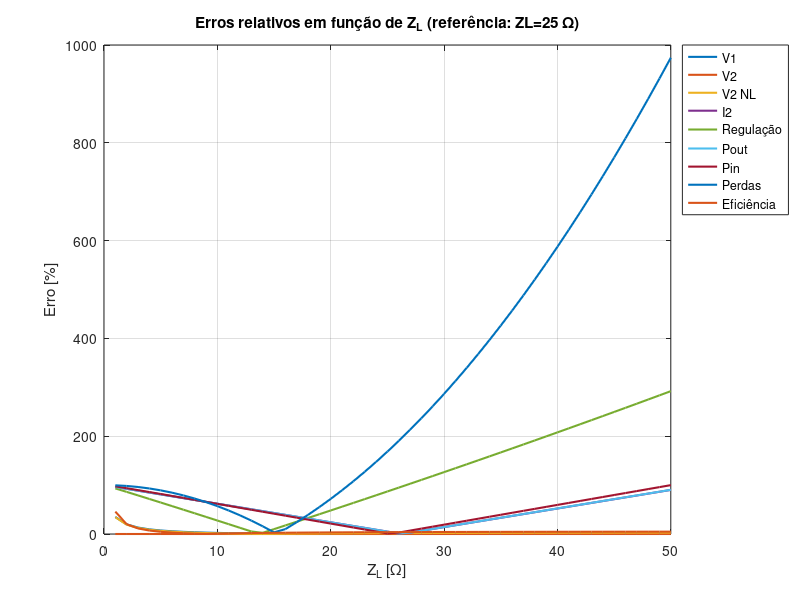

Reproduce this figure in MATLAB.
clc; clear; close all;

% =================== Dados do Transformador ===================
f = 60;                 
w = 2*pi*f;

% Valores conhecidos
R1 = 0.95;
L1 = 1.53e-3;   % fixo em 1.53 mH

% Constante de transformação
k = (127/220)^2;
alpha = sqrt(3) - 1;

Rm = 1861.54;
Lm = 3.62;              % H

% =================== Tensões Nominais ===================
V2L = 127;       % tensão secundária nominal (linha)

% =================== Faixa de carga a analisar ===================
ZL_range = 1:50;   % de 1 a 200 ohms, passo 1

% =================== Valores MEDIDOS (referência ZL=25 Ω) ===================
V1_med      = 227; 
V2_NL_med   = 132;
V2L_med     = 127;
I2_med      = 4.83;
Regula_med  = 3.94;
PO_med      = 614;
Pin_med     = 652;
Pperdas_med = 38;
efic_med    = 94.17;

% =================== Pré-alocação ===================
erro_V1      = zeros(size(ZL_range));
erro_V2      = zeros(size(ZL_range));
erro_V2_NL   = zeros(size(ZL_range));
erro_I2      = zeros(size(ZL_range));
erro_Regula  = zeros(size(ZL_range));
erro_PO      = zeros(size(ZL_range));
erro_Pin     = zeros(size(ZL_range));
erro_Pperdas = zeros(size(ZL_range));
erro_Ef      = zeros(size(ZL_range));

% --- Resistências e Indutâncias dependentes de L1 ---
R2p = alpha * R1;   
R2  = k * R2p;      
L2p = alpha * L1;   
L2  = k * L2p;      

Z1 = R1 + 1j*w*L1;
Z2 = R2 + 1j*w*L2;
Zm = 1 / (1/Rm + 1/(1j*w*Lm));   % paralelo
Z2p = 3*Z2;

% =================== Loop sobre ZL ===================
for n = 1:length(ZL_range)
    ZL = ZL_range(n);

    % ---- Cálculos teóricos ----
    V1 = 127*sqrt(3) * abs((Z1 + Z2p + 3*ZL) / (3*ZL));
    V2NL = V1*(1/sqrt(3)) * abs(Zm/(Zm+Z1));
    I2L = abs(127/ZL);
    Reg = abs((V2NL - V2L)/V2L) * 100;    
    Po = V2L * (I2L)* cos(angle(ZL));
    Z_eq = Z1 + Z2p + 3*ZL;
    Pin = (V1^2 / abs(Z_eq)) * cos(angle(Z_eq));
    Perdas = Pin - Po;
    Ef = (Po/Pin)*100;

    % ---- Erros relativos a ZL=25 Ω (valores medidos) ----
    erro_V1(n)      = abs(V1 - V1_med) / abs(V1) * 100;
    erro_V2(n)      = abs(V2L - V2L_med) / abs(V2L) * 100;
    erro_V2_NL(n)   = abs(V2NL - V2_NL_med) / abs(V2NL) * 100;
    erro_I2(n)      = abs(I2L - I2_med) / abs(I2L) * 100;
    erro_Regula(n)  = abs(Reg - Regula_med) / abs(Reg) * 100;
    erro_PO(n)      = abs(Po - PO_med) / abs(Po) * 100;
    erro_Pin(n)     = abs(Pin - Pin_med) / abs(Pin) * 100;
    erro_Pperdas(n) = abs(Perdas - Pperdas_med) / abs(Perdas) * 100;
    erro_Ef(n)      = abs(Ef - efic_med) / abs(Ef) * 100;
end

% =================== Gráficos ===================
figure('Name','Todos os erros em função de ZL','NumberTitle','off','Position',[200 100 800 600]);

plot(ZL_range, erro_V1,      'LineWidth',1.5); hold on;
plot(ZL_range, erro_V2,      'LineWidth',1.5);
plot(ZL_range, erro_V2_NL,   'LineWidth',1.5);
plot(ZL_range, erro_I2,      'LineWidth',1.5);
plot(ZL_range, erro_Regula,  'LineWidth',1.5);
plot(ZL_range, erro_PO,      'LineWidth',1.5);
plot(ZL_range, erro_Pin,     'LineWidth',1.5);
plot(ZL_range, erro_Pperdas, 'LineWidth',1.5);
plot(ZL_range, erro_Ef,      'LineWidth',1.5);

xlabel('Z_L [\Omega]');
ylabel('Erro [%]');
title('Erros relativos em função de Z_L (referência: ZL=25 \Omega)');
legend({'V1','V2','V2 NL','I2','Regulação','Pout','Pin','Perdas','Eficiência'},...
       'Location','northeastoutside');
grid on;
